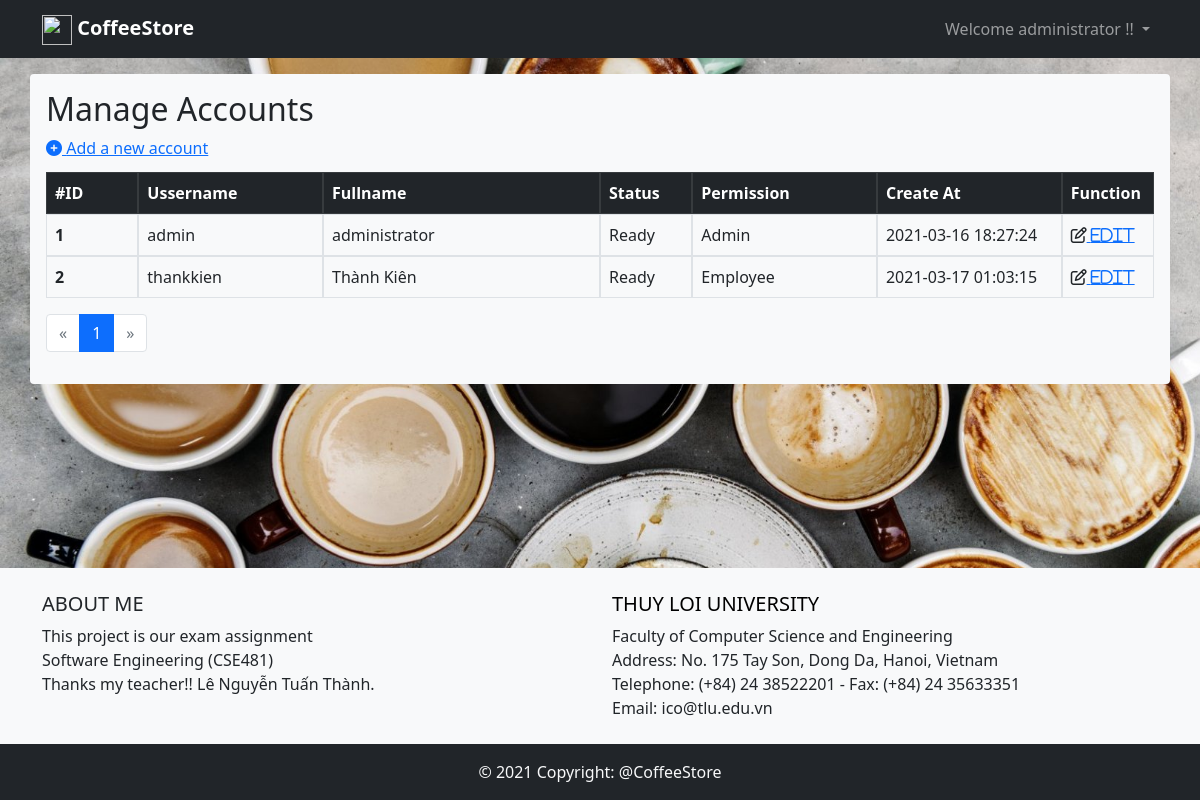
The app's page /views/manage-accounts.php (signed in) with its own data.
### tables this page shows
CREATE TABLE `employees` (
  `empl_id` int(11) UNSIGNED NOT NULL,
  `fullname` varchar(32) NOT NULL,
  `gender` enum('male','female') NOT NULL,
  `phoneNumber` int(10) UNSIGNED DEFAULT NULL,
  `address` varchar(200) DEFAULT NULL,
  `wages` bigint(20) UNSIGNED DEFAULT NULL,
  `status` tinyint(2) UNSIGNED NOT NULL DEFAULT 1,
  `user_id` int(11) UNSIGNED NOT NULL
);

CREATE TABLE `accounts` (
  `user_id` int(11) UNSIGNED NOT NULL,
  `username` char(30) NOT NULL,
  `password` char(16) NOT NULL,
  `status` tinyint(2) UNSIGNED NOT NULL DEFAULT 1,
  `permisson` tinyint(3) UNSIGNED NOT NULL DEFAULT 1,
  `time_join` datetime NOT NULL DEFAULT current_timestamp()
);

### controlers/database.php (called while the page is built, shortened)
<?php
class Database
{
    private $severname = 'localhost';
    private $username = 'root';
    private $password = '';
    private $database = 'coffeestore';
    function __construct()
    {
        $this->conn = mysqli_connect($this->severname, $this->username, $this->password, $this->database);
    }
}

### controlers/manage-accounts.php (called while the page is built, shortened)
<?php
$db = new Database();
$result = mysqli_query($db->conn, 'SELECT count(user_id) AS total FROM accounts');
$row = mysqli_fetch_assoc($result);
$total_records = $row['total'];
$current_page = isset($_GET['page']) ? $_GET['page'] : 1;
$limit = 10;
$total_page = ceil($total_records / $limit);
$start = ($current_page - 1) * $limit;
$sql = "SELECT * FROM `accounts` INNER JOIN `employees` ON `accounts`.`user_id` = `employees`.`user_id` LIMIT $start, $limit";
$result = mysqli_query($db->conn, $sql);
$user = mysqli_fetch_all($result);

### views/manage-accounts.php (the view, shortened to what this page needs)
<?php
include('../controlers/manage-accounts.php');
?>
<!DOCTYPE html>
<html lang="en">
<head>
    <link href="https://cdn.jsdelivr.net/npm/bootstrap@5.0.0-beta1/dist/css/bootstrap.min.css" rel="stylesheet">
    <link rel="stylesheet" href="../css/style.css">
</head>
<body>
    <?php include('nav-bar.php'); ?>
    <div class="container bg-light p-3 my-3 rounded">
        <p class="h2">Manage Accounts</p>
        <a href="add-account.php"><i class="fas fa-plus-circle text-primary mb-3" data-bs-toggle="tooltip" data-bs-placement="right" title="Add a new account"></i> Add a new account</a>
        <table class="table table-bordered table-hover">
            <thead class="table-dark">
                <tr class="d-flex">
                    <th class="col-1">#ID</th>
                    <th class="col-2">Ussername</th>
                    <th class="col-3">Fullname</th>
                    <th class="col-1">Status</th>
                    <th class="col-2">Permission</th>
                    <th class="col-2">Create At</th>
                    <th class="col-1">Function</th>
                </tr>
            </thead>
            <?php
            foreach ($user as $user) {
                echo "<tbody>";
                echo "<tr class='d-flex'>";
                echo "<th class='col-1'>$user[0]</th>";
                echo "<td class='col-2'>$user[1]</td>";
                echo "<td class='col-3'>$user[7]</td>";
                if ($user[3] == 0) {
                    echo "<td class='col-1'>Removed</td>";
                } else if ($user[3] == 1) {
                    echo "<td class='col-1'>Ready</td>";
                }
                if ($user[4] == 0) {
                    echo "<td class='col-2'>Admin</td>";
                } else if ($user[4] == 1) {
                    echo "<td class='col-2'>Employee</td>";
                }
                echo "<td class='col-2'>$user[5]</td>";
                echo "<td class='col-1'><i class='far fa-edit'><a href='edit-account.php?ID=$user[0]'> Edit</a></i></td>";
                echo "</tr>";
                echo "</tbody>";
            }
            ?>
        </table>
        <nav aria-label="Page navigation">
            <ul class="pagination">
                <li class=" page-item <?php if ($current_page == 1 || $total_page == 1) echo "disabled"; ?>">
                    <a class="page-link" href="index.php?page=<?php echo ($current_page - 1); ?>" aria-label="Previous">
                        <span aria-hidden="true">&laquo;</span>
                    </a>
                </li>
                <?php
                for ($i = $current_page - 1; $i <= $current_page + 1; $i++) {
                    if ($i == $current_page) {
                        echo "<li class='page-item active' aria-current='page'>";
                        echo "<span class='page-link'>" . ($current_page) . "</span>";
                        echo "</li>";
                    } else if ($i >= 1 && $i <= $total_page) {
                        echo "<li class='page-item'><a class='page-link' href='index.php?page=" . ($i) . "'>" . ($i) . "</a></li>";
                    }
                }
                ?>
                <li class="page-item <?php if ($current_page == $total_page || $total_page == 1) echo "disabled"; ?>">
                    <a class="page-link" href="index.php?page=<?php echo ($current_page + 1); ?>" aria-label="Next">
                        <span aria-hidden="true">&raquo;</span>
                    </a>
                </li>
            </ul>
        </nav>
    </div>
    <?php include("footer.php"); ?>
</body>
</html>

### views/nav-bar.php (shortened to what this page needs)
<nav class="navbar navbar-expand-lg navbar-dark bg-dark">
    <div class="container">
        <a class="navbar-brand" href="/CoffeeStore/index.php"><img src="/CoffeeStore/img/iconlogo.png" width="30" height="30" alt=""> <strong>CoffeeStore</strong></a>
        <div class="collapse navbar-collapse" id="navbarSupportedContent">
            <ul class="nav navbar-nav ms-auto">
                <?php
                if (!isset($_SESSION['logined'])) { ?>
                    <li class='nav-item'>
                        <a class='nav-link' href="/CoffeeStore/views/login.php">Sign In</a>
                    </li>
                <?php } else {
                    $db = new Database();
                    $result = mysqli_query($db->conn, "SELECT `employees`.`fullname`, `accounts`.`permisson` FROM `accounts` INNER JOIN `employees` ON `accounts`.`user_id` = `employees`.`user_id` WHERE `accounts`.`user_id` = " . $_SESSION['logined']);
                    $logined = mysqli_fetch_row($result);
                ?>
                    <li class="nav-item dropdown">
                        <a class="nav-link dropdown-toggle" href="#" id="navbarDropdown" role="button" data-bs-toggle="dropdown" aria-expanded="false">
                            Welcome <?php echo $logined[0]; ?> !!
                        </a>
                    </li>
                <?php } ?>
            </ul>
        </div>
    </div>
</nav>

### css/style.css (style rules this page uses)
body { background-image: url('/CoffeeStore/img/background.jpg'); background-position: middle; background-repeat: no-repeat; background-attachment: fixed; background-size: cover; margin: 0; display: flex; flex-direction: column; min-height: 100vh; }

### records on screen
employees: fullname "administrator", user.user_id "1", user.username "admin", shows "Admin", user.time_join "2021-03-16 18:27:24"
employees: user.user_id "2", user.username "thankkien", fullname "Thành Kiên", shows "Employee", user.time_join "2021-03-17 01:03:15"

### other values on screen
$current_page "1"
